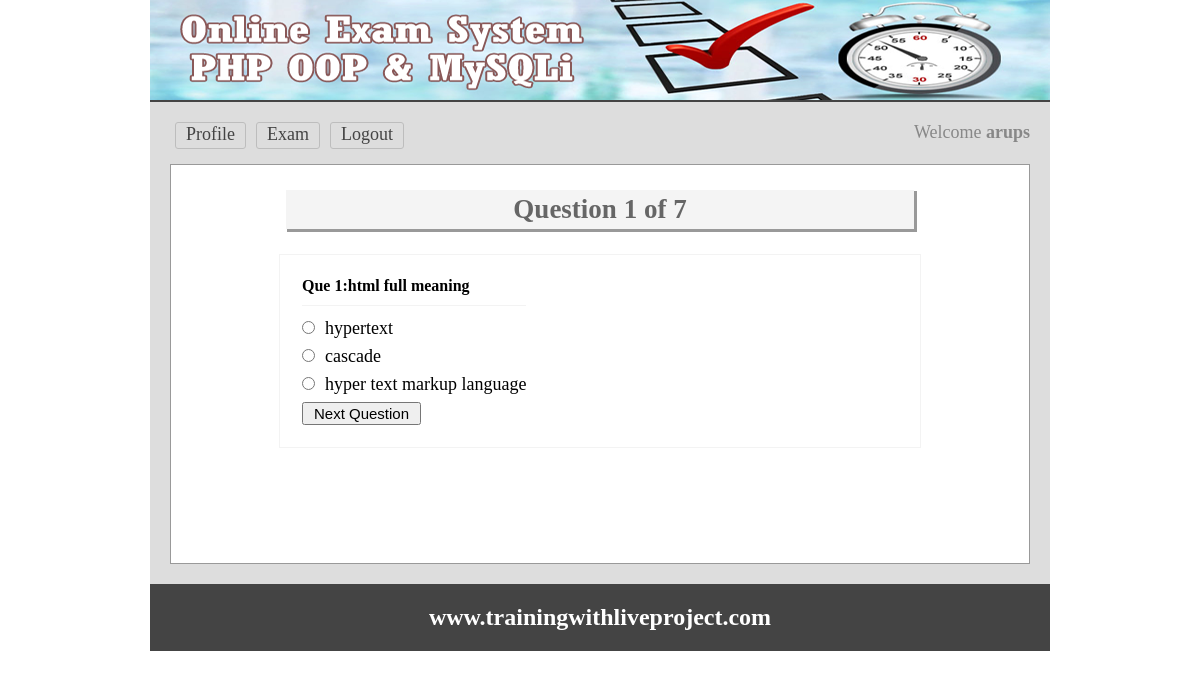
/test.php?q=1 (signed in), run on the app's committed database.
### tables this page shows
CREATE TABLE `question` (
  `id` int(11) NOT NULL,
  `quesno` int(11) NOT NULL,
  `ques` text NOT NULL
);

CREATE TABLE `answer` (
  `id` int(11) NOT NULL,
  `quesno` int(11) NOT NULL,
  `rightans` int(11) NOT NULL DEFAULT '0',
  `ans` text NOT NULL
);

### classes/Exam.php (called while the page is built, shortened)
<?php
  $filepath = realpath(dirname(__FILE__));
	include_once ($filepath.'/../lib/Database.php');
class Exam{
	private $db;
	public function __construct(){
		$this->db = new Database();
	}
    public function getTotalRows(){
    	$query = "SELECT * FROM question";
    	$getresult = $this->db->select($query);
    	$total = $getresult->num_rows;
    	return $total;
    }
    public function getQuestionByNumber($number){
      $query = "SELECT * FROM question WHERE quesno='$number'";
      $getdata = $this->db->select($query);
      $result = $getdata->fetch_assoc();
      return $result;
    }
    public function getAnswer($number){
       $query = "SELECT * FROM answer WHERE quesno='$number'";
      $getdata = $this->db->select($query);
      return $getdata;
    }
  	 }
  ?>

### lib/Database.php (called while the page is built, shortened)
<?php
Class Database{
	public $host   = DB_HOST;
	public $user   = DB_USER;
	public $pass   = DB_PASS;
	public $dbname = DB_NAME;
	public $link;
	private function connectDB(){
	$this->link = new mysqli($this->host, $this->user, $this->pass, $this->dbname);
 }
	public function select($query){
		$result = $this->link->query($query) or die($this->link->error.__LINE__);
		if($result->num_rows > 0){
			return $result;
		} else {
			return false;
		}
	}
}

### test.php (the view, shortened to what this page needs)
<?php include 'inc/header.php'; ?>
<?php
   if (isset($_GET['q'])) {
   	  $number = (int) $_GET['q'];
   }else{
   	header("Location:exam.php");
   }
   $total = $exam->getTotalRows();
   $question = $exam->getQuestionByNumber($number);
?>
<div class="main">
<h1>Question <?php  echo $question['quesno'].' of '.$total;?></h1>
	<div class="test">
		<form method="post" action="">
		<table>
			<tr>
				<td colspan="2">
				 <h3>Que <?php echo $question['quesno'] . ':' .$question['ques']?></h3>
				</td>
			</tr>
              <?php
               $answer = $exam->getAnswer($number);
               if ($answer) {
               	while($result = $answer->fetch_assoc()){
              ?>
			<tr>
				<td>
				 <input type="radio" name="ans" value="<?php echo $result['id'];?>" /><?php echo $result['ans'];?>
				</td>
			</tr>
		<?php } } ?>
			<tr>
			  <td>
				<input type="submit" name="submit" value="Next Question"/>
			</td>
			</tr>
		</table>
	</form>
</div>
 </div>
<?php include 'inc/footer.php'; ?>

### css/main.css (style rules this page uses)
* { margin:0;padding:0;outline:none }
body { font-family:verdana }
input[type="submit"] { cursor: pointer; font-size: 15px; padding: 1px 10px; }
.main { background: #fff none repeat scroll 0 0; border: 1px solid #999; margin-top: 10px; min-height: 368px; padding: 15px; width: 828px; }
.main h1 { background: #f4f4f4 none repeat scroll 0 0; box-shadow: 2px 2px 0 1px #999; color: #666; margin: 10px auto 25px; padding: 4px; text-align: center; width: 620px; }
.test { border: 1px solid #f3f3f3; margin: 0 auto; max-width: 600px; padding: 20px; }
.test input[type="radio"] { margin-bottom: 10px; margin-right: 10px; cursor:pointer; }
.test h3 { border-bottom: 1px solid #f3f3f3; font-size: 16px; margin-bottom: 10px; padding-bottom: 10px; }

### data on the page
question: quesno "1", ques "html full meaning"
answer: ans "hypertext"
answer: ans "cascade"
answer: ans "hyper text markup language"

### other printed values
Session::get("name") "arups"
$total "7"
